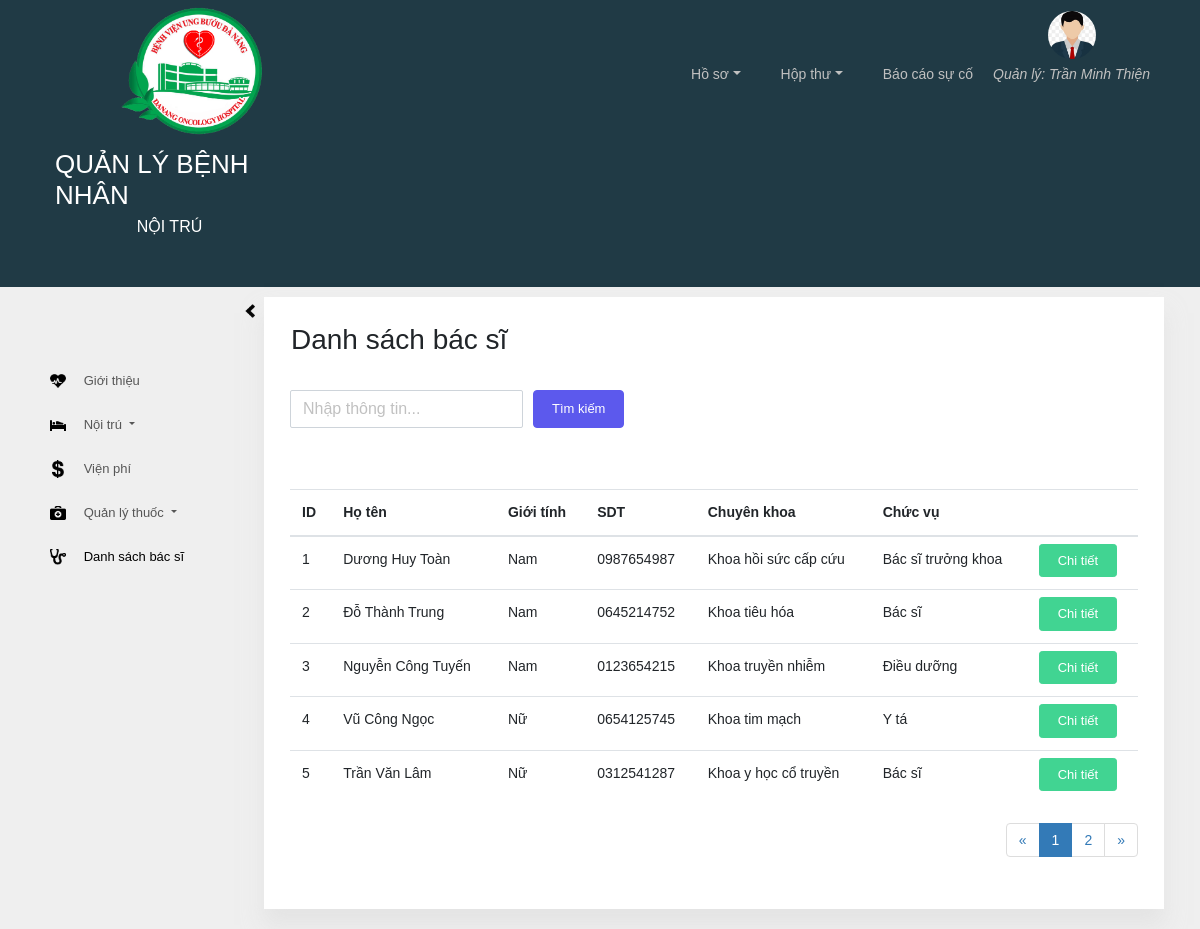
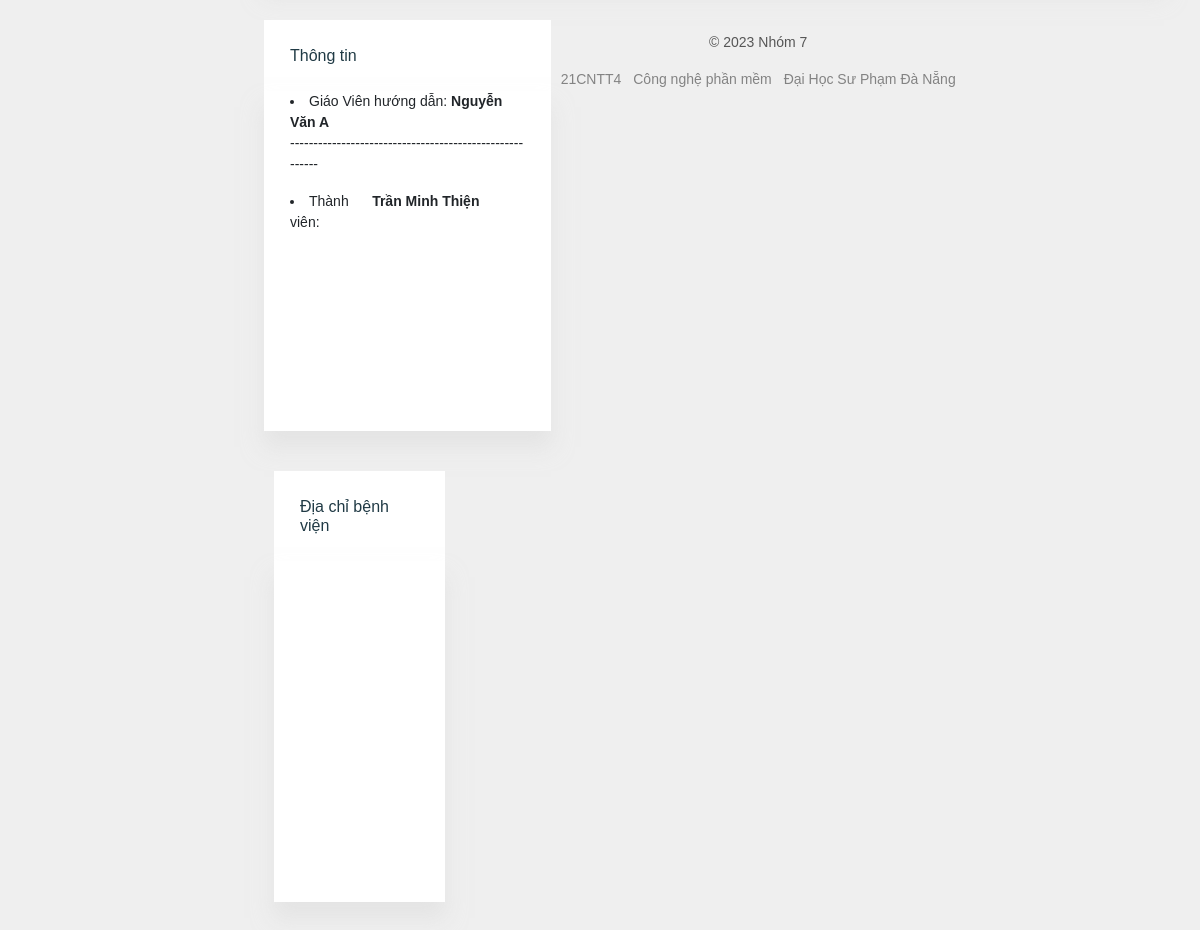
/danhsachbacsi.php, run on the app's committed database (2 pictures, top to bottom).
### tables this page shows
CREATE TABLE `bacsi` (
  `id` int NOT NULL,
  `hoten` varchar(100) NOT NULL,
  `gioitinh` varchar(100) NOT NULL,
  `sdt` varchar(100) NOT NULL,
  `khoa` int NOT NULL,
  `chucvu` int NOT NULL,
  `anh` varchar(200) DEFAULT NULL
);

CREATE TABLE `khoa` (
  `id` int NOT NULL,
  `tenkhoa` varchar(100) NOT NULL
);

CREATE TABLE `chucvu` (
  `id` int NOT NULL,
  `tenchucvu` varchar(100) NOT NULL
);

### danhsachbacsi.php (the view, shortened to what this page needs)
<?php
    require_once('header-footer/header.php');
 ?>
      <div class="page-body">
        <div class="container-fluid">
          <div class="page-sidebar toggled sidebar">
            <nav class="sidebar-collapse d-none d-lg-block">
              <i class="ion hide-on-collapsed"><img src="img/icon/glyphicons-225-chevron-left.png" style="width:10px;" alt=""></i>
            </nav>
            <ul class="nav nav-pills nav-stacked" id="sidebar-stacked">
              <li class="nav-item">
                <a class="nav-link" href="home.php"><i class="ion"><img src="img/icon/glyphicons-672-heartbeat.png" style="width:16px;" alt=""></i> <span class="nav-text">Giới thiệu</span></a>
              </li>
              <li class="nav-item">
                <a class="nav-container dropdown-toggle" data-toggle="collapse" data-parent="#sidebar-stacked" href="#p2">
                  <i class="ion"><img src="img/icon/glyphicons-496-bed-alt.png" style="width:16px;" alt=""></i> <span class="nav-text">Nội trú</span>
                </a>
              </li>
              <li class="nav-item">
                <a class="nav-link" href="vienphi.php"><i class="ion"><img src="img/icon/glyphicons-228-usd.png" style="width:12px;" alt=""></i> <span class="nav-text">Viện phí</span></a>
              </li>
                <li class="nav-item">
                <a class="nav-container dropdown-toggle" data-toggle="collapse" data-parent="#sidebar-stacked" href="#p8">
                  <i class="ion"><img src="img/icon/glyphicons-629-doctor.png" style="width:16px;" alt=""></i> <span class="nav-text">Quản lý thuốc</span>
                </a>
                </li>
                <li class="nav-item active">
                <a class="nav-link" href="danhsachbacsi.php"><i class="ion"><img src="img/icon/glyphicons-595-stethoscope.png" style="width:16px;" alt=""></i> <span class="nav-text">Danh sách bác sĩ</span></a>
              </li>
            </ul>
          </div>
<?php
  $conn = mysqli_connect('localhost','root','','benhnhannoitru');
  mysqli_set_charset($conn,'utf8');
  $query_show = mysqli_query($conn,"Select bs.id,bs.hoten,bs.gioitinh,bs.sdt,k.tenkhoa as 'khoa' ,cv.tenchucvu as 'chucvu' from khoa k join (bacsi bs join chucvu cv on bs.chucvu = cv.id ) on bs.khoa = k.id");
  $total = mysqli_num_rows($query_show);
  $limit = 5;
  $page = ceil($total/$limit);
  $get_page = isset($_GET['page']) ? $_GET['page'] : 1;
  $curent_page = $get_page < 0 ? 1 : $get_page;
  $curent_page = $curent_page >$page ? $page : $curent_page;
  $start = ($curent_page - 1)*$limit;
  $query_show = mysqli_query($conn,"Select bs.id,bs.hoten,bs.gioitinh,bs.sdt,k.tenkhoa as 'khoa' ,cv.tenchucvu as 'chucvu' from khoa k join (bacsi bs join chucvu cv on bs.chucvu = cv.id ) on bs.khoa = k.id order by id ASC limit $start,$limit");
  if (!empty($_POST['search'])) {
    $search = $_POST['search'];
    $query_show = mysqli_query($conn,"Select bs.id,bs.hoten,bs.gioitinh,bs.sdt,k.tenkhoa as 'khoa' ,cv.tenchucvu as 'chucvu' from khoa k join (bacsi bs join chucvu cv on bs.chucvu = cv.id ) on bs.khoa = k.id where bs.hoten like '%$search%' or k.tenkhoa like '%$search%' or cv.tenchucvu like '%$search%' ");
  }else{
    $query_show = mysqli_query($conn,"Select bs.id,bs.hoten,bs.gioitinh,bs.sdt,k.tenkhoa as 'khoa' ,cv.tenchucvu as 'chucvu' from khoa k join (bacsi bs join chucvu cv on bs.chucvu = cv.id ) on bs.khoa = k.id order by id ASC limit $start,$limit");
  }
 ?>
                <div class="page-content">
                      <div class="card card-default widget">
                        <div class="card-body">
                          <div class="row">
                            <div class="card card-default widget">
                              <div class="card-heading">
                                <h3 style="margin-left: -15px;">Danh sách bác sĩ</h3>
                              </div>
                              <form action="" method="POST" class="form-inline">
                                <div class="form-group">
                                      <input  type="text" class="form-control" name="search" placeholder="Nhập thông tin..." style="margin-left: 10px;">
                                </div>
                                <button type="submit" class="btn btn-info" style="margin-left: 10px; height: 38px;">Tìm kiếm</button>
                              </form>
                            </div>
                          </div>
                      <div class="panel panel-default" style="margin-top: 20px;">
                      <table class="table" border="0" cellspacing="1" cellpadding="1">
                        <thead>
                          <tr>
                            <th>ID</th>
                            <th>Họ tên</th>
                            <th>Giới tính</th>
                            <th>SDT</th>
                            <th>Chuyên khoa</th>
                            <th>Chức vụ</th>
                            <th></th>
                          </tr>
                        </thead>
                        <tbody>
                          <?php foreach ($query_show as $show) : ?>
                          <tr>
                            <td><?php echo $show['id']; ?></td>
                            <td><?php echo $show['hoten']; ?></td>
                            <td><?php echo $show['gioitinh']; ?></td>
                            <td><?php echo $show['sdt']; ?></td>
                            <td><?php echo $show['khoa']; ?></td>
                            <td><?php echo $show['chucvu']; ?></td>
                            <td><a href="control/bacsi_info.php?id=<?php echo $show['id']; ?>" class="btn btn-sm btn-success bs_info" style="margin-top: -5px;" name="xemthongtin" id = "">Chi tiết</a></td>
                          </tr>
                        <?php endforeach; ?>
                        </tbody>
                      </table>
                    </div>
                    <div class="text-right" style="padding: 0;">
<?php
                        $lui = $curent_page <=1 ? 1 : $curent_page - 1;
                        $tien = $curent_page >= $page ? $page : $curent_page + 1;
                       ?>
                      <ul class="pagination">
                        <li><a href="?page=<?php echo $lui; ?>">&laquo;</a></li>
                        <?php for ($i=1; $i <= $page ; $i++) :
                          $active = $curent_page == $i ? 'class = "active"' : '';
                        ?>
                        <li <?php echo $active; ?>><a href="?page=<?php echo $i; ?>"><?php echo $i; ?></a></li>
                        <?php endfor; ?>
                        <li><a href="?page=<?php echo $tien; ?>">&raquo;</a></li>
                      </ul>
                    </div>
                  </div>
                </div>
<?php
  require_once('header-footer/footer.php');
 ?>

### header-footer/header.php (shortened to what this page needs)
<!DOCTYPE html>
<html lang="en" class="no-js">
<head>
  <link href="bootstrap/bootstrap.min.css" rel="stylesheet">
  <link href="bootstrap/ionicons.min.css" rel="stylesheet">
  <link href="bootstrap/font-awesome.min.css" rel="stylesheet">
  <link href="bootstrap/summernote.css" rel="stylesheet">
  <link href="bootstrap/fullcalendar.min.css" rel="stylesheet">
  <link href="bootstrap/morris.css" rel="stylesheet">
  <link href="https://fonts.cdnfonts.com/css/times-new-roman" rel="stylesheet">
  <link href="vendor/md-snackbars.min.css" rel="stylesheet">
  <link href="vendor/zabuto_calendar.min.css" rel="stylesheet">
  <link href="vendor/dataTables.bootstrap4.min.css" rel="stylesheet">
  <link href="css/spark.css" rel="stylesheet">
</head>
<body class="">
  <div class="wrapper">
    <nav class="navbar navbar-spark navbar-toggleable navbar-expand-md">
      <div class="container-fluid">
        <div class="col-md-3">
          <a class="navbar-brand d-none d-lg-inline-block logo" href="home.php">
            <img src="img/Logo-BVUB.png" alt="">
          </a>
        </div>
        <div class="col-md-9">
          <ul class="nav navbar-nav navbar-right">
            <li class="nav-item dropdown">
              <a href="#" class="nav-link dropdown-toggle" data-toggle="dropdown" role="button" aria-haspopup="true" aria-expanded="false">Hồ sơ</a>
            </li>
            <li class="nav-item dropdown">
              <a href="#" class="nav-link dropdown-toggle" data-toggle="dropdown" role="button" aria-haspopup="true" aria-expanded="false">Hộp thư</a>
            </li>
            <li class="nav-item dropdown">
            <li class="nav-item">
              <a href="#" class="nav-link">
              Báo cáo sự cố
          </a>
            </li>
                <li class="nav-item">
            <a href="#" class="nav-link text-center avatar">
              <img class="ava" src="img/bs/logo.jpg" alt="Avatar" width="48" height="48" class="avatar img-circle" />
              <p>Quản lý: Trần Minh Thiện </p>
            </a>
          </li>
          </ul>
        </div>
      </div>
    </nav>
    <div class="content">
      <header class="page-header">
        <div class="container-fluid">
          <div class="row">
            <div class="col-sm-8 page-title-wrapper hd-tt">
              <div class="tt">
                <h1 class="page-title"> QUẢN LÝ BỆNH NHÂN</h1>
                <h2 class="page-subtitle text-center">NỘI TRÚ</h2>
              </div>
            </div>
            <div class="col-sm-4 d-none d-md-inline-block page-search-wrapper">
            </div>
          </div>
        </div>
      </header>

### header-footer/footer.php (shortened to what this page needs)
            <div class="row">
              <div class="col-lg-4">
					<div class="panel card-default widget widget-calendar">
                  <div class="card-heading">
                    <h3 class="card-title">Thông tin</h3>
                  </div>
                  <div class="card-body" style="height: 340px;">
                    <li>Giáo Viên hướng dẫn: <span style="font-weight: bold;"> Nguyễn Văn A</span>
                    </li>
                    <p>--------------------------------------------------------</p>
                    <div style="width: 35%; float: left;">
                      <li>Thành viên:
                      </li>
                    </div>
                    <div style="width: 65%; float: left; font-weight: bold ">
                      <p>Trần Minh Thiện</p>
                  </div>
                </div>
              </div>
              <div class="col-lg-8">
                <div class="panel card-default widget widget-worldmap">
                  <div class="card-heading">
                    <h3 class="card-title">Địa chỉ bệnh viện</h3>
                  </div>
                  <div class="card-body">
                    <div class="row">
                      <div id="map" style="width:450px;height:315px;">
                      	<iframe src="https://www.google.com/maps/embed?pb=!1m18!1m12!1m3!1d3724.770407597048!2d108.1646011440652!3d16.06880486012947!2m3!1f0!2f0!3f0!3m2!1i1024!2i768!4f13.1!3m3!1m2!1s0x3135ac7a76c79c0f%3A0xa37d3ed4526ea954!2zQuG7h25oIHZp4buHbiBC4bqhY2ggTWFp!5e0!3m2!1svi!2s!4v1539239438596" width="630" height="315" frameborder="0" style="border:0" allowfullscreen></iframe>
                      </div>
		            </div>
				</div>
			</div>
		</div>
		</div>
            <footer class="site-footer text-center">
              <p>&copy; 2023 Nhóm 7 </p>
              <ul class="list-inline">
                <li class="list-inline-item"><a href="#">21CNTT4</a></li>
                <li class="list-inline-item"><a href="#">Công nghệ phần mềm</a></li>
                <li class="list-inline-item"><a href="#">Đại Học Sư Phạm Đà Nẵng</a></li>
              </ul>
            </footer>
          </div>
        </div>
      </div>
    </div>
  </div>
</body>
</html>

### data on the page
bacsi: id "1", hoten "Dương Huy Toàn", gioitinh "Nam", sdt "0987654987", khoa.tenkhoa "Khoa hồi sức cấp cứu", chucvu.tenchucvu "Bác sĩ trưởng khoa"
bacsi: id "2", hoten "Đỗ Thành Trung", gioitinh "Nam", sdt "0645214752", khoa.tenkhoa "Khoa tiêu hóa", chucvu.tenchucvu "Bác sĩ"
bacsi: id "3", hoten "Nguyễn Công Tuyến", gioitinh "Nam", sdt "0123654215", khoa.tenkhoa "Khoa truyền nhiễm", chucvu.tenchucvu "Điều dưỡng"
bacsi: id "4", hoten "Vũ Công Ngọc", gioitinh "Nữ", sdt "0654125745", khoa.tenkhoa "Khoa tim mạch", chucvu.tenchucvu "Y tá"
bacsi: id "5", hoten "Trần Văn Lâm", gioitinh "Nữ", sdt "0312541287", khoa.tenkhoa "Khoa y học cổ truyền", chucvu.tenchucvu "Bác sĩ"
